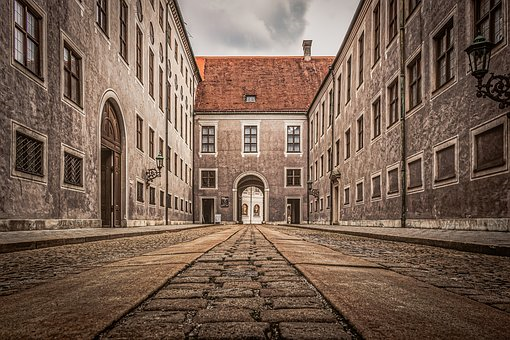
#> input picture images/house.png, 510 x 340 px
$ python skripta1.py
#> lines starting #> are read from the running program, lines starting #| are printed output that depends on the picture
import sys
from termcolor import colored
import cv2 as cv
import numpy as np
import matplotlib.pyplot as plt

def main(argv):
	help()
	filepath = argv[0] if len(argv)>0 else './images/house.png'
	I = cv.imread(filepath, cv.IMREAD_GRAYSCALE)
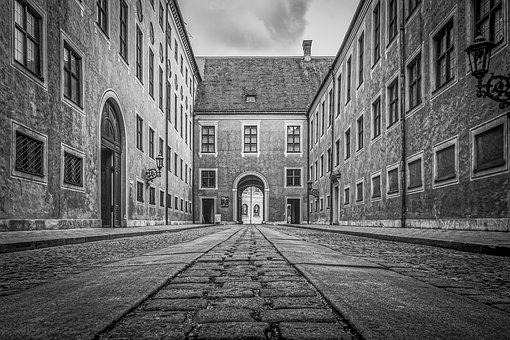
#> I: shape (340, 510); min 0, max 252, mean 104
	if I is None:
		print('error opening image')
		return -1

	dft = cv.dft(np.float32(I),flags = cv.DFT_COMPLEX_OUTPUT)#frekvencijska domena je puno veća od prostorne pa je dobro koristiti float, zastavica označava, zastavica označava da želimo izlaz u obliku kompleksne matrice istih dimenzija kao i ulaz
	dft_shift = np.fft.fftshift(dft)#premiještanje 0-freq. (DC) u sredinu slike

	mag = cv.magnitude(dft_shift[:,:,0],dft_shift[:,:,1]) # apsolutna vrijednost spektra (np.abs(dft) = np.sqrt(np.square(Re(I)) + np.square(Im(I))))
	pha = cv.phase(dft_shift[:,:,0],dft_shift[:,:,1]) # faza = np.arctan(Im(I)/Re(I))
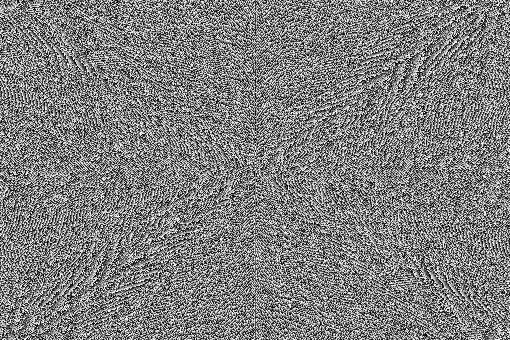
#> pha: shape (340, 510) float32; min 1.68e-06, max 6.28, mean 3.14; drawn with min black and max white

	back_shift = np.fft.ifftshift(dft_shift)#inverz od fftshift
	recon = cv.dft(back_shift, flags= cv.DFT_REAL_OUTPUT | cv.DFT_INVERSE)#zastavice označavaju da želimo inverznu DFT te da izlaz treba biti realna matrica iste veličine kao i ulazna kompleksna matrica

	#prikaz pomoću matplotlib
	plt.subplot(221)
	plt.imshow(I,cmap='gray'),plt.title('Input image'),plt.xticks([]),plt.yticks([])
	plt.subplot(222)
	plt.imshow(np.log(mag), cmap='gray'),plt.title('Magnitude'),plt.xticks([]),plt.yticks([])
	plt.subplot(223)
	plt.imshow(pha,cmap='gray'),plt.title('Phase'),plt.xticks([]),plt.yticks([])
	plt.subplot(224)
	plt.imshow(recon,cmap='gray'),plt.title('Output image(reconstructed)'),plt.xticks([]),plt.yticks([])
	plt.show()
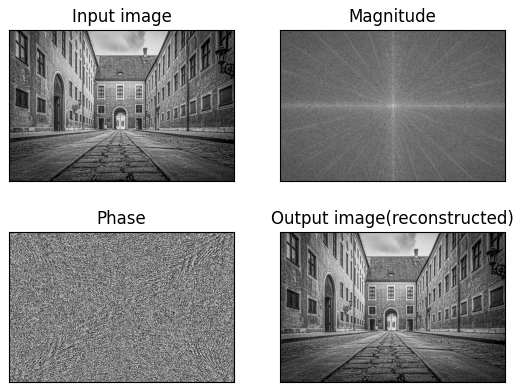
#> figure drawn by matplotlib, 4 panels


def help():
	print(colored('''Ovaj program demonstrira primejnu DFT, prikazuje originalnu sliku, njenu magnitudu i fazu te rekonstuiranu sliku koristeći inverznu DFT.

	Upute: skripta1.py putanja_slike -- default house.png ''','green'))

if __name__=="__main__":
	main(sys.argv[1:])
